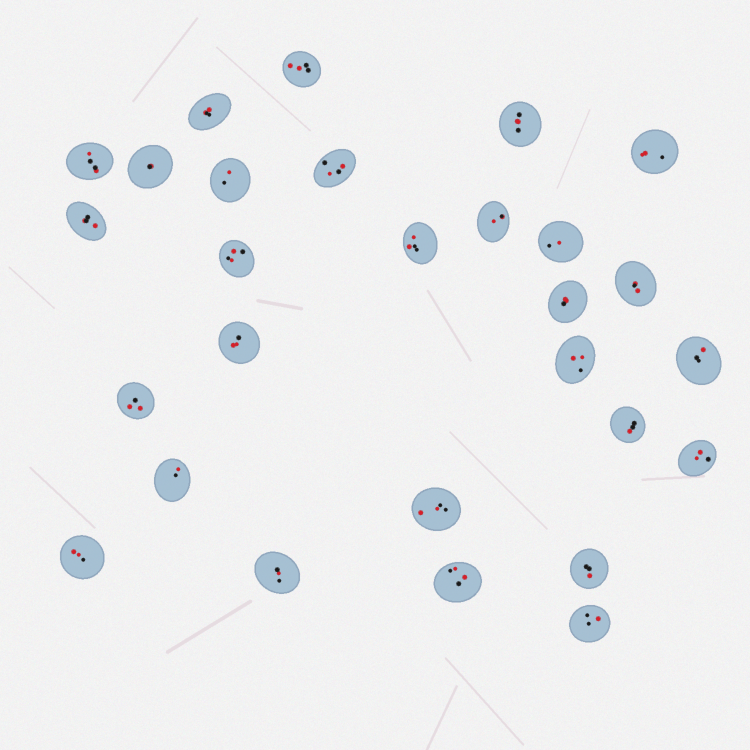
#> input picture data/c-001_sample_negative_patient_c002.png, 1500 x 1500 px (shown at 1/2 size)
$ python -i cell_segmentation.py   (imports and definitions only)
#> lines starting #> are read from the running program, lines starting #| are printed output that depends on the picture; after the words box and inside, x2 and y2 are one past the last pixel; in counts of white or black regions, pixels touching at a corner belong together
#> further down, picture is the input picture: shape (1500, 1500, 3); mean B, G, R 239.2, 237.9, 236.5
"""
cell_segmentation.py
Cell Nucleus Segmentation and Top-Candidate Selection Module.
Implements the clinical cell selection protocol from Micaraseth et al. (2026),
filtering out debris, border-clipped nuclei, and poorly stained regions, then
ranking cells by morphological clarity to select the Top-N diagnostically relevant nuclei.
"""

from typing import List, Dict, Any, Tuple
import cv2
import numpy as np


class CellSegmenter:
    """
    Segments individual nuclei from brightfield DISH histopathology images,
    applies pathologist inclusion criteria (non-overlapping, clear morphology),
    and ranks them by confidence score.
    """

    def __init__(
        self,
        min_area: int = 600,
        max_area: int = 15000,
        min_circularity: float = 0.40,
        max_aspect_ratio: float = 2.4,
        border_margin: int = 20,
    ):
        self.min_area = min_area
        self.max_area = max_area
        self.min_circularity = min_circularity
        self.max_aspect_ratio = max_aspect_ratio
        self.border_margin = border_margin

    def segment_nuclei(self, img_bgr: np.ndarray, top_k: int = 100) -> List[Dict[str, Any]]:
        """
        Segments nuclei from a DISH image and returns the top-ranked cells.

        Args:
            img_bgr: Input BGR image (1500x1500 or arbitrary size).
            top_k: Number of highest-confidence cells to retain (default: 100, as in paper Table 8).

        Returns:
            List of dictionaries, each containing:
                - cell_id: Unique integer index
                - bbox: (x, y, w, h)
                - center: (cx, cy)
                - area: int
                - contour: contour points
                - mask: binary mask (same size as bbox crop)
                - confidence: float score in [0, 1]
        """
#> called with top_k = 100
        h, w = img_bgr.shape[:2]
#> h = 1500; w = 1500

        # 1. Color deconvolution / hematoxylin contrast enhancement
        # Hematoxylin stains nucleic acids pale blue/purple.
        # Background is near white (high R, G, B).
        # We calculate an inverted optical contrast map emphasizing hematoxylin:
        b_chan = img_bgr[:, :, 0].astype(np.float32)
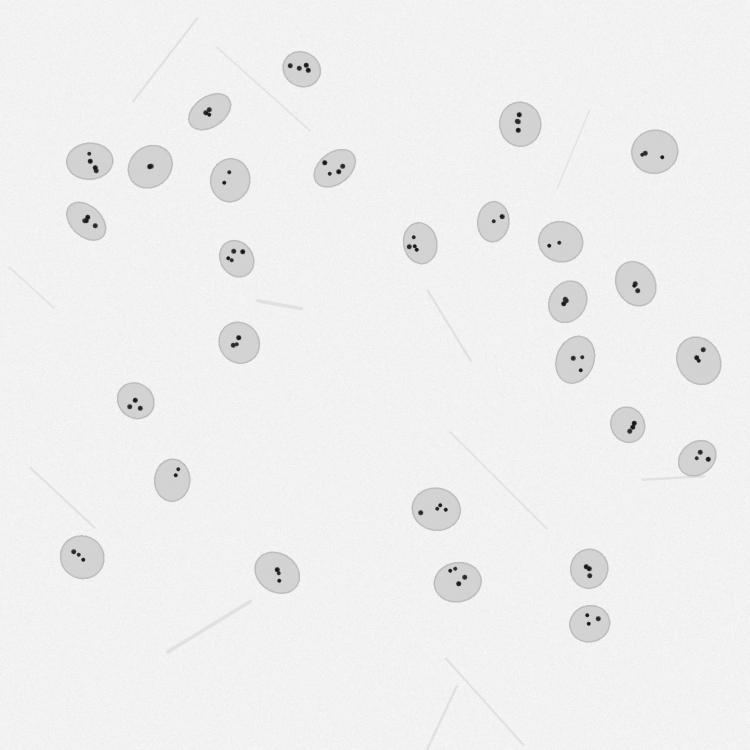
#> b_chan: shape (1500, 1500) float32 (shown at 1/2 size); min 25, max 253, mean 239.2
        g_chan = img_bgr[:, :, 1].astype(np.float32)
        r_chan = img_bgr[:, :, 2].astype(np.float32)
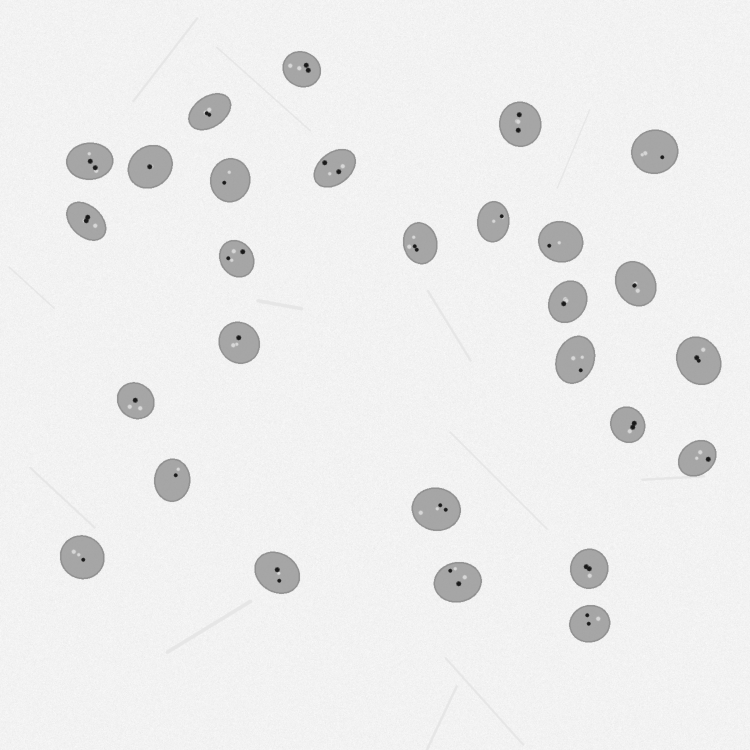
#> r_chan: shape (1500, 1500) float32 (shown at 1/2 size); min 25, max 253, mean 236.5

        # Contrast index: Nuclei have darker values and relatively stronger blue component than red
        nucleus_signal = (255.0 - (0.35 * b_chan + 0.35 * g_chan + 0.30 * r_chan))
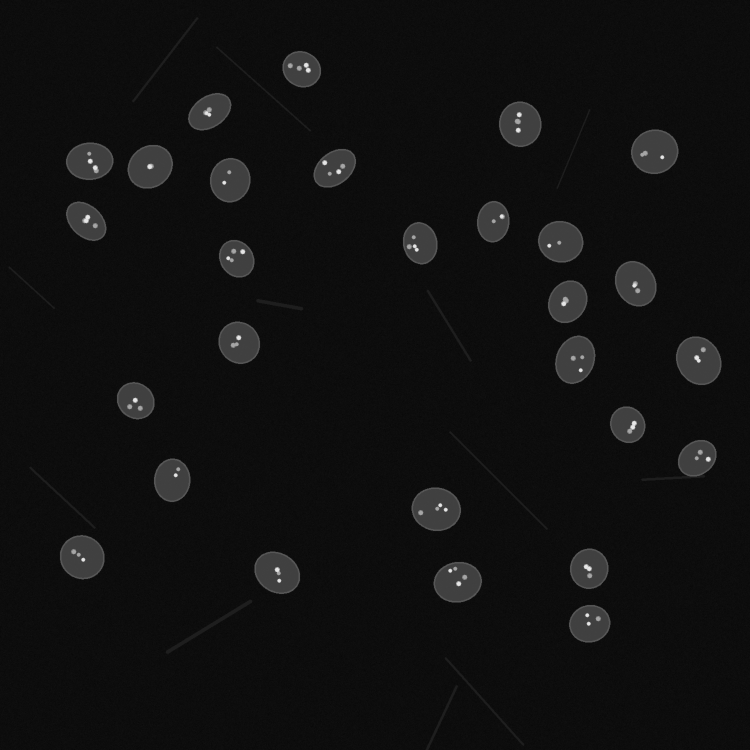
#> nucleus_signal: shape (1500, 1500) float32 (shown at 1/2 size); min 4.35, max 230, mean 17.1
        nucleus_signal = np.clip(nucleus_signal, 0, 255).astype(np.uint8)

        # Smooth to reduce intracellular signal noise during cell boundary detection
        blurred = cv2.GaussianBlur(nucleus_signal, (11, 11), 2.0)

        # 2. Otsu thresholding + Adaptive Morphological separation
        _, thresh = cv2.threshold(blurred, 0, 255, cv2.THRESH_BINARY + cv2.THRESH_OTSU)
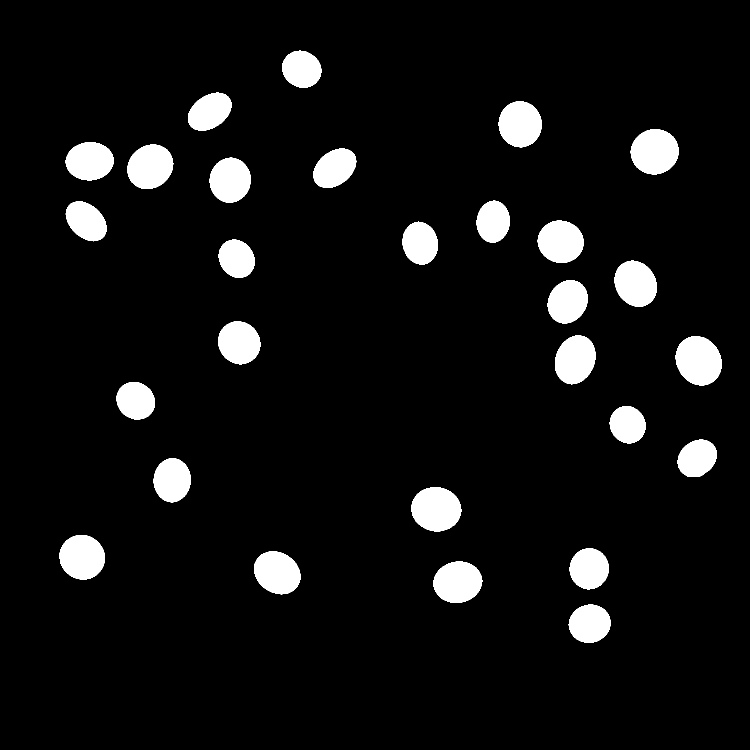
#> thresh: shape (1500, 1500) (shown at 1/2 size); 6.9% white; 28 white regions, largest, box (x1, y1, x2, y2) and area: (1351, 672, 1444, 771) 7061, (822, 974, 923, 1063) 6939, (1261, 258, 1358, 349) 6809

        # Morphological opening to detach slightly touching nuclei
        kernel = cv2.getStructuringElement(cv2.MORPH_ELLIPSE, (7, 7))
        opened = cv2.morphologyEx(thresh, cv2.MORPH_OPEN, kernel, iterations=2)
#> opened: shape (1500, 1500); 6.8% white; 28 white regions

        # 3. Find candidate contours
        contours, _ = cv2.findContours(opened, cv2.RETR_EXTERNAL, cv2.CHAIN_APPROX_SIMPLE)
#> contours = 28 contours; largest, box (x1, y1, x2, y2) and area: (1351, 672, 1444, 771) 6927, (822, 974, 923, 1063) 6803, (1261, 258, 1358, 349) 6674, (119, 1070, 210, 1159) 6242, (255, 289, 346, 378) 6216

        candidate_cells = []

        for cnt in contours:
            area = cv2.contourArea(cnt)
            if area < self.min_area or area > self.max_area:
                continue

            x, y, cw, ch = cv2.boundingRect(cnt)

            # Exclusion Criterion 1: Exclude cells touching image borders
            if (
                x <= self.border_margin
                or y <= self.border_margin
                or (x + cw) >= (w - self.border_margin)
                or (y + ch) >= (h - self.border_margin)
            ):
                continue

            # Exclusion Criterion 2: Aspect ratio check
            aspect_ratio = max(cw, ch) / (min(cw, ch) + 1e-5)
            if aspect_ratio > self.max_aspect_ratio:
                continue

            # Exclusion Criterion 3: Circularity check (4 * pi * Area / Perimeter^2)
            perimeter = cv2.arcLength(cnt, True)
            if perimeter <= 0:
                continue
            circularity = (4.0 * np.pi * area) / (perimeter * perimeter)
            if circularity < self.min_circularity:
                continue

            # Compute centroid
            moments = cv2.moments(cnt)
            if moments["m00"] != 0:
                cx = int(moments["m10"] / moments["m00"])
                cy = int(moments["m01"] / moments["m00"])
            else:
                cx, cy = x + cw // 2, y + ch // 2

            # Morphological Confidence Score:
            # Rewards optimal nuclear diameter (~60-100px) and roundness, penalizes boundary irregularity
            ideal_area = 4500.0
            area_score = np.exp(-0.5 * ((area - ideal_area) / 3000.0) ** 2)
            circularity_score = min(1.0, circularity)
            confidence = round(float(0.6 * circularity_score + 0.4 * area_score), 4)

            # Local cell mask relative to bbox
            cell_mask = np.zeros((ch, cw), dtype=np.uint8)
            shifted_cnt = cnt - np.array([x, y])
            cv2.drawContours(cell_mask, [shifted_cnt], -1, 255, -1)

            candidate_cells.append({
                "bbox": (x, y, cw, ch),
                "center": (cx, cy),
                "area": int(area),
                "contour": cnt,
                "mask": cell_mask,
                "confidence": confidence,
            })
#> this loop made 28 passes
#> (area, x, y, cw, ch, aspect_ratio, perimeter, circularity) on passes 1 to 12: (4916, 1138, 1209, 84, 77, 1.09, 264.1, 0.886), (6200, 867, 1123, 97, 83, 1.17, 296.2, 0.888), (6038, 508, 1102, 93, 87, 1.07, 293.9, 0.878), (4920, 1139, 1096, 79, 83, 1.05, 263.8, 0.889), (6242.5, 119, 1070, 91, 89, 1.02, 295.7, 0.897), (6803, 822, 974, 101, 89, 1.13, 311.6, 0.881), (5014.5, 307, 916, 75, 89, 1.19, 268.4, 0.875), (4419, 1355, 879, 79, 75, 1.05, 251.3, 0.879), (4086, 1219, 812, 73, 75, 1.03, 240.5, 0.888), (4413, 233, 764, 77, 75, 1.03, 249.6, 0.89), (6927, 1351, 672, 93, 99, 1.06, 313.2, 0.887), (6020, 1110, 670, 81, 99, 1.22, 295.1, 0.869)
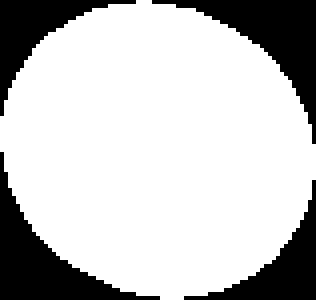
#> cell_mask: shape (75, 79) (shown 4 times larger); 76.6% white; 4 black regions, box (x1, y1, x2, y2) and area: (38, 0, 79, 36) 418, (0, 38, 40, 75) 415, (46, 45, 79, 75) 278, (0, 0, 34, 29) 277
#> after the loop, candidate_cells = 28 items

        # Rank cells by confidence descending
        candidate_cells.sort(key=lambda c: c["confidence"], reverse=True)

        # Select Top-K cells
        selected_cells = candidate_cells[:top_k]
#> selected_cells = 28 items

        # Assign 1-based sequential IDs
        for idx, cell in enumerate(selected_cells, 1):
            cell["cell_id"] = idx
#> this loop made 28 passes

        return selected_cells

>>> import cv2
>>> picture = cv2.imread('../data/c-001_sample_negative_patient_c002.png')
>>> result = CellSegmenter().segment_nuclei(picture)
#> result = 28 items

$ run again, on data/c-003_c-003_sample_borderline_patient_c003.png
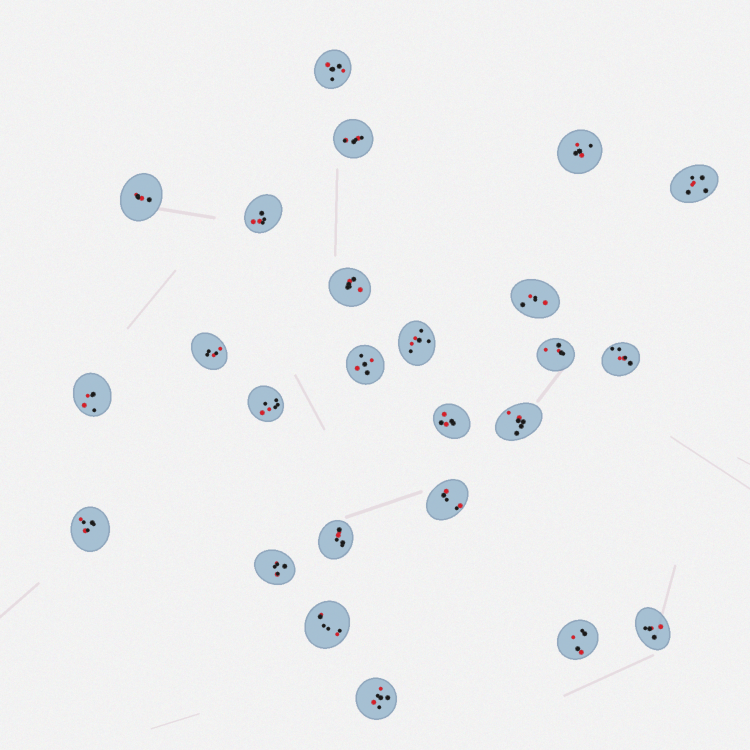
#> input picture data/c-003_c-003_sample_borderline_patient_c003.png, 1500 x 1500 px (shown at 1/2 size)
#> picture is the input picture: shape (1500, 1500, 3); mean B, G, R 239.4, 238.3, 237.2
#> in segment_nuclei, `_, thresh = cv2.threshold(blurred, 0, 255, cv2.THRESH_BINARY + cv2.THR..`:
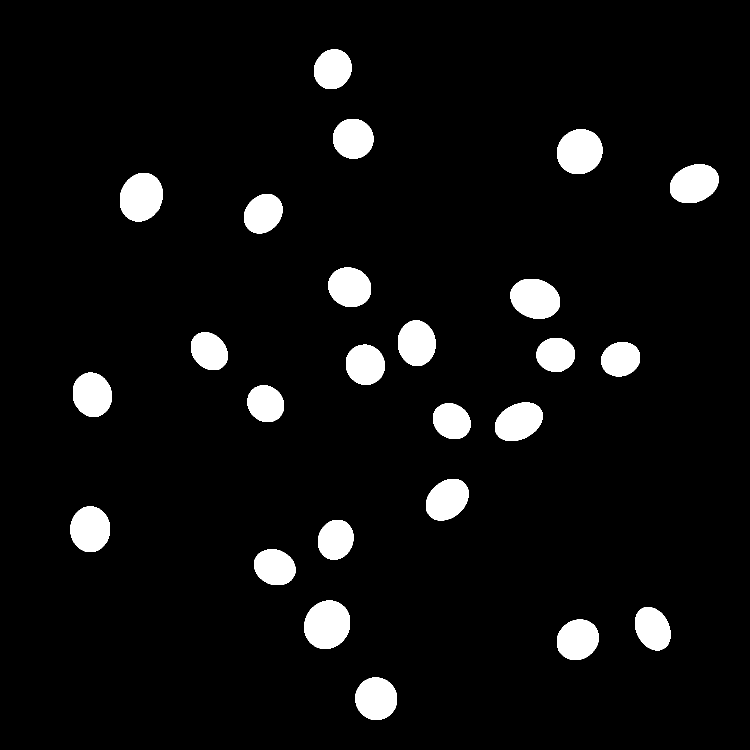
#> thresh: shape (1500, 1500) (shown at 1/2 size); 5.8% white; 25 white regions, largest, box (x1, y1, x2, y2) and area: (609, 1201, 700, 1298) 7023, (240, 346, 325, 443) 6555, (1114, 259, 1205, 348) 6458
#> opened: shape (1500, 1500); 5.8% white; 25 white regions
#> contours = 25 contours; largest, box (x1, y1, x2, y2) and area: (609, 1201, 700, 1298) 6887, (240, 346, 325, 443) 6422, (1114, 259, 1205, 348) 6327, (1021, 558, 1120, 637) 6071, (1340, 328, 1437, 406) 5732
#> the loop in segment_nuclei, `for cnt in contours:` made 25 passes
#> (area, x, y, cw, ch, aspect_ratio, perimeter, circularity) on passes 1 to 8: (5506, 711, 1355, 83, 85, 1.02, 276.9, 0.902), (5223.5, 1114, 1239, 83, 81, 1.02, 270.7, 0.896), (4620.5, 1270, 1214, 71, 87, 1.23, 259.9, 0.86), (6887, 609, 1201, 91, 97, 1.07, 311.1, 0.894), (4558, 508, 1099, 83, 71, 1.17, 254.8, 0.882), (4367.5, 636, 1040, 71, 79, 1.11, 247.4, 0.897), (5608, 141, 1013, 79, 91, 1.15, 279.8, 0.9), (5267, 852, 958, 85, 83, 1.02, 274.6, 0.878)
#> after the loop in segment_nuclei, `for cnt in contours:`:
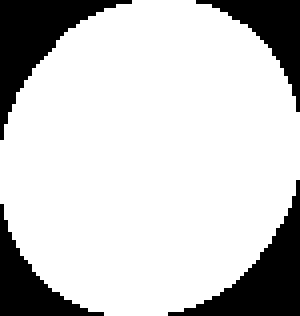
#> cell_mask: shape (79, 75) (shown 4 times larger); 79.7% white; 4 black regions, box (x1, y1, x2, y2) and area: (0, 0, 33, 35) 372, (42, 45, 75, 79) 363, (49, 0, 75, 28) 235, (0, 51, 26, 79) 235
#> after the loop in segment_nuclei, `for cnt in contours:`: candidate_cells = 25 items
#> the loop in segment_nuclei, `for idx, cell in enumerate(selected_cells, 1):` made 25 passes
